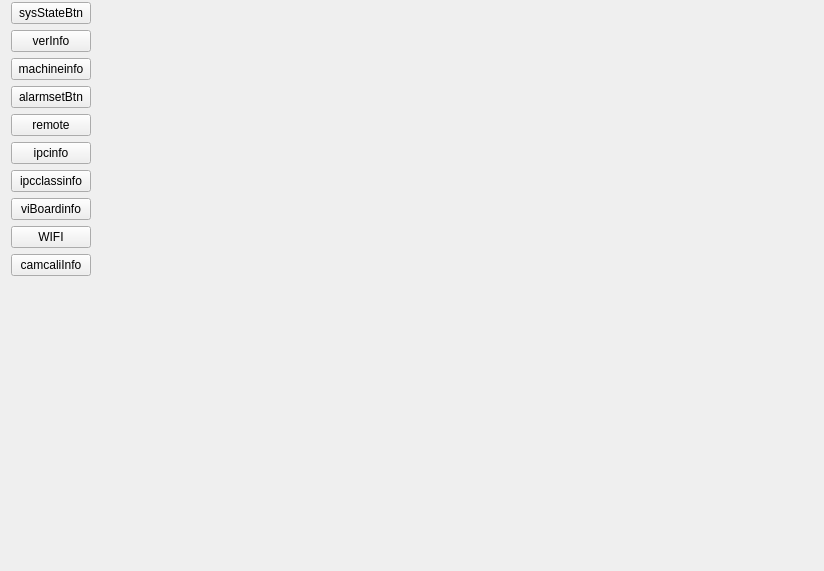
<?xml version="1.0" encoding="UTF-8"?>
<ui version="4.0">
 <class>SysStateWidget</class>
 <widget class="QWidget" name="SysStateWidget">
  <property name="geometry">
   <rect>
    <x>0</x>
    <y>0</y>
    <width>824</width>
    <height>571</height>
   </rect>
  </property>
  <property name="windowTitle">
   <string notr="true">Form</string>
  </property>
  <layout class="QGridLayout" name="gridLayout">
   <property name="topMargin">
    <number>2</number>
   </property>
   <property name="bottomMargin">
    <number>2</number>
   </property>
   <item row="0" column="0">
    <layout class="QVBoxLayout" name="verticalLayout">
     <item>
      <widget class="QPushButton" name="btn_system_info">
       <property name="text">
        <string notr="true">sysStateBtn</string>
       </property>
      </widget>
     </item>
     <item>
      <widget class="QPushButton" name="btn_sw_version">
       <property name="text">
        <string notr="true">verInfo</string>
       </property>
      </widget>
     </item>
     <item>
      <widget class="QPushButton" name="btn_device_info">
       <property name="text">
        <string notr="true">machineinfo</string>
       </property>
      </widget>
     </item>
     <item>
      <widget class="QPushButton" name="btn_alarm_set">
       <property name="text">
        <string notr="true">alarmsetBtn</string>
       </property>
      </widget>
     </item>
     <item>
      <widget class="QPushButton" name="btn_remote_help">
       <property name="text">
        <string notr="true">remote</string>
       </property>
      </widget>
     </item>
     <item>
      <widget class="QPushButton" name="btn_iPCInfo">
       <property name="text">
        <string notr="true">ipcinfo</string>
       </property>
      </widget>
     </item>
     <item>
      <widget class="QPushButton" name="btn_iPCClassInfo">
       <property name="text">
        <string notr="true">ipcclassinfo</string>
       </property>
      </widget>
     </item>
     <item>
      <widget class="QPushButton" name="btn_viBoardInfo">
       <property name="text">
        <string notr="true">viBoardinfo</string>
       </property>
      </widget>
     </item>
     <item>
      <widget class="QPushButton" name="btn_wifi_set">
       <property name="text">
        <string>WIFI</string>
       </property>
      </widget>
     </item>
     <item>
      <widget class="QPushButton" name="btn_camcali_info">
       <property name="text">
        <string>camcaliInfo</string>
       </property>
      </widget>
     </item>
     <item>
      <spacer name="verticalSpacer">
       <property name="orientation">
        <enum>Qt::Vertical</enum>
       </property>
       <property name="sizeHint" stdset="0">
        <size>
         <width>20</width>
         <height>40</height>
        </size>
       </property>
      </spacer>
     </item>
    </layout>
   </item>
   <item row="0" column="1">
    <widget class="QStackedWidget" name="stackedWidget">
     <property name="currentIndex">
      <number>5</number>
     </property>
     <widget class="MachineInfoWidget" name="page_6"/>
     <widget class="AlarmSetWidget" name="page_3"/>
     <widget class="SysVersionInfoWidget" name="page_2"/>
     <widget class="SysInfoWidget" name="page"/>
     <widget class="RemoteWidget" name="page_5"/>
     <widget class="IPCInfoWidget" name="page_4"/>
     <widget class="IPCClassInfoWidget" name="page_7"/>
     <widget class="VIDetectBoardInfoWidget" name="page_8"/>
     <widget class="WifiConfigWidget" name="page_9"/>
     <widget class="SysCamCaliInfoWidget" name="page_10"/>
    </widget>
   </item>
  </layout>
 </widget>
 <customwidgets>
  <customwidget>
   <class>SysInfoWidget</class>
   <extends>QWidget</extends>
   <header>systeminfo/sysinfowidget.h</header>
   <container>1</container>
  </customwidget>
  <customwidget>
   <class>SysVersionInfoWidget</class>
   <extends>QWidget</extends>
   <header>systeminfo/sysversioninfowidget.h</header>
   <container>1</container>
  </customwidget>
  <customwidget>
   <class>AlarmSetWidget</class>
   <extends>QWidget</extends>
   <header>systeminfo/alarmsetwidget.h</header>
   <container>1</container>
  </customwidget>
  <customwidget>
   <class>MachineInfoWidget</class>
   <extends>QWidget</extends>
   <header>systeminfo/machineinfowidget.h</header>
   <container>1</container>
  </customwidget>
  <customwidget>
   <class>IPCInfoWidget</class>
   <extends>QWidget</extends>
   <header location="global">systeminfo/ipcinfowidget.h</header>
   <container>1</container>
  </customwidget>
  <customwidget>
   <class>IPCClassInfoWidget</class>
   <extends>QWidget</extends>
   <header>systeminfo/ipcclassinfowidget.h</header>
   <container>1</container>
  </customwidget>
  <customwidget>
   <class>VIDetectBoardInfoWidget</class>
   <extends>QWidget</extends>
   <header>systeminfo/videtectboardinfowidget.h</header>
   <container>1</container>
  </customwidget>
  <customwidget>
   <class>WifiConfigWidget</class>
   <extends>QWidget</extends>
   <header>systeminfo/wificonfigwidget.h</header>
   <container>1</container>
  </customwidget>
  <customwidget>
   <class>RemoteWidget</class>
   <extends>QWidget</extends>
   <header>systeminfo/remotewidget.h</header>
   <container>1</container>
  </customwidget>
  <customwidget>
   <class>SysCamCaliInfoWidget</class>
   <extends>QWidget</extends>
   <header>systeminfo/syscamcaliinfowidget.h</header>
   <container>1</container>
  </customwidget>
 </customwidgets>
 <resources/>
 <connections/>
</ui>
